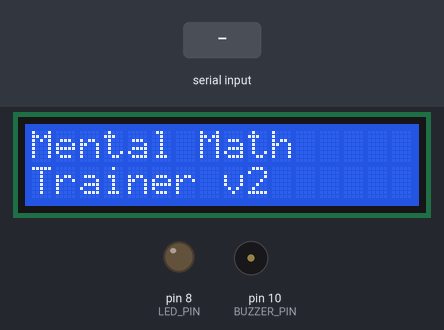
The sketch below on a simulated Arduino Uno, built with avr-gcc and run on an emulated ATmega328P. On the bench: 16×2 character LCD, output pins drawn as LEDs (lit = HIGH), buzzer (waves = sounding, pin HIGH). The inputs (shaded band) are chosen by the test bench.

Above: at 1.2 s.
1.3 s: "Q,\n" received over Serial
At 2.4 s:
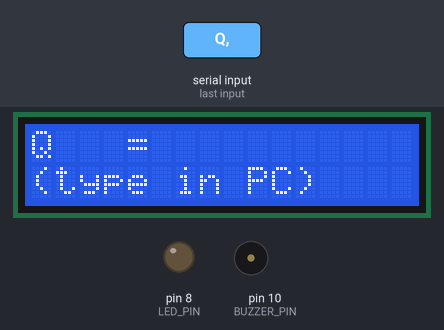
2.8 s: "D,\n" received over Serial
At 3.6 s:
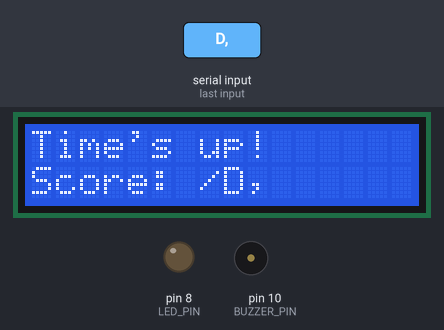
4.3 s: "D,,45\n" received over Serial
At 4.8 s:
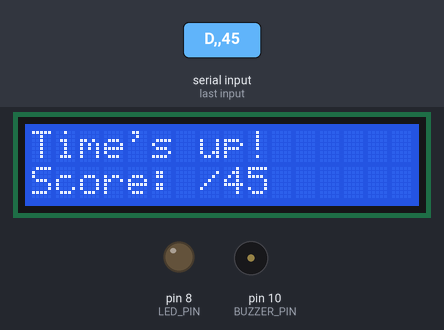
Timing chart, 0 to 7.3 s (numbered marks = the images above; inputs shaded):
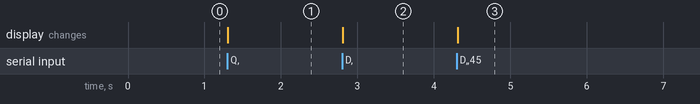

The sketch:

mental_math_trainer_v2.ino
```cpp
#include <LiquidCrystal.h>

LiquidCrystal lcd(12, 11, 5, 4, 3, 2);

const int BUZZER_PIN = 10;
const int LED_PIN = 8;

void setup() {
  Serial.begin(9600);
  lcd.begin(16, 2);
  pinMode(BUZZER_PIN, OUTPUT);
  pinMode(LED_PIN, OUTPUT);
  lcd.print("Mental Math");
  lcd.setCursor(0, 1);
  lcd.print("Trainer v2");
}

void loop() {
  if (Serial.available()) {
    String line = Serial.readStringUntil('\n');
    line.trim();
    if (line.startsWith("Q,")) {
      displayProblem(line);
    } else if (line.startsWith("R,")) {
      handleFeedback(line);
    } else if (line.startsWith("D,")) {
      displayFinalScore(line);
    }
  }
}

void displayProblem(String line) {
  int idx1 = line.indexOf(',', 2);
  int idx2 = line.indexOf(',', idx1 + 1);

  String op = line.substring(2, idx1);
  String a = line.substring(idx1 + 1, idx2);
  String b = line.substring(idx2 + 1);

  lcd.clear();
  lcd.setCursor(0, 0);
  lcd.print(a + " " + op + " " + b + " =");
  lcd.setCursor(0, 1);
  lcd.print("(type in PC)");
}

void handleFeedback(String line) {
  int correct = line.substring(2).toInt();

  if (correct == 1) {
    digitalWrite(LED_PIN, HIGH);
    chirp();
    digitalWrite(LED_PIN, LOW);
  }
}

void displayFinalScore(String line) {
  int idx1 = line.indexOf(',', 2);
  String score = line.substring(2, idx1);
  String total = line.substring(idx1 + 1);

  lcd.clear();
  lcd.setCursor(0, 0);
  lcd.print("Time's up!");
  lcd.setCursor(0, 1);
  lcd.print("Score: " + score + "/" + total);
}

void chirp() {
  for (int v = 0; v <= 180; v += 30) {
    analogWrite(BUZZER_PIN, v);
    delay(3);
  }
  delay(80);
  for (int v = 180; v >= 0; v -= 30) {
    analogWrite(BUZZER_PIN, v);
    delay(3);
  }
  analogWrite(BUZZER_PIN, 0);
}
```

Measured:
- after the input at 1.3 s, the display: changes at once (image 1)
- after the input at 2.8 s, the display: changes at once (image 2)
- after the input at 4.3 s, the display: changes at once (image 3)
